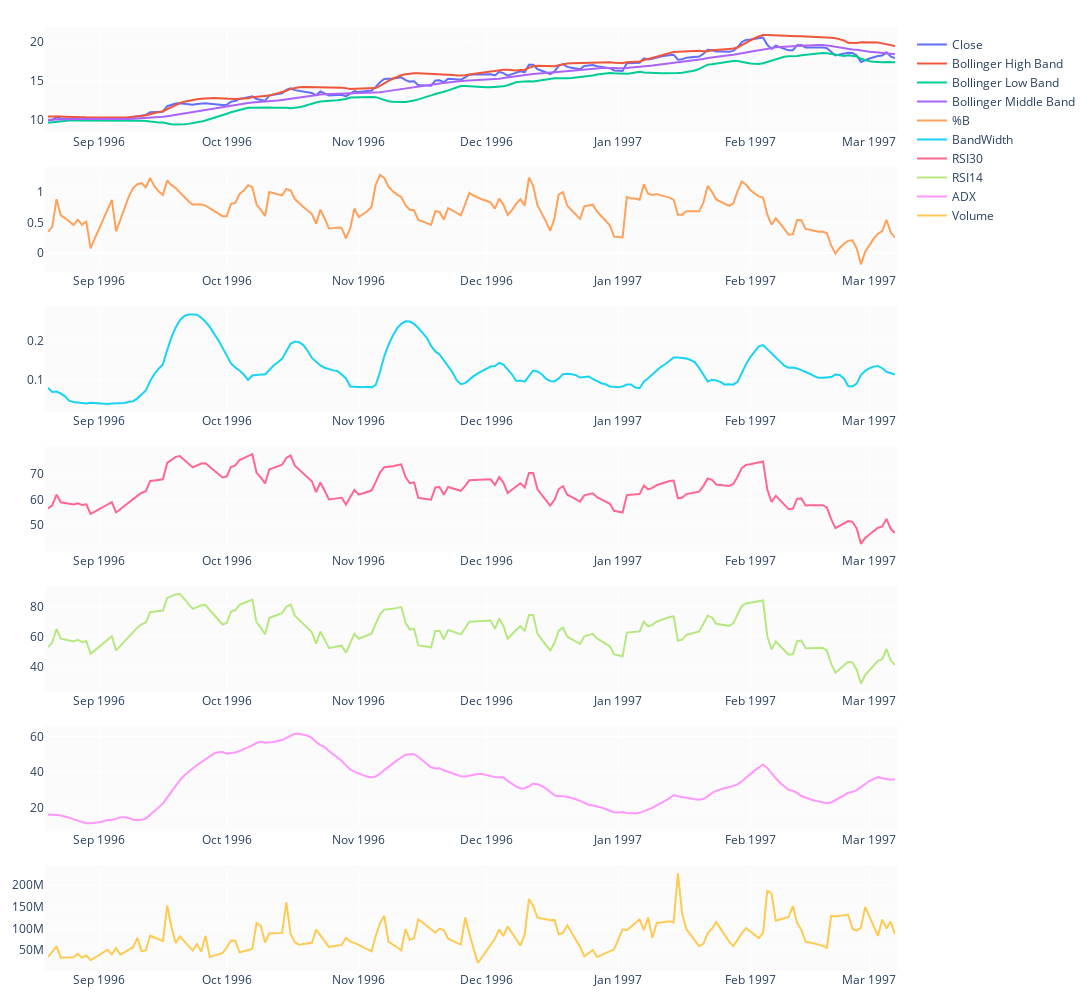

The notebook cell saved with this chart:
### Markdown cell above
#### Visualize

### Code cell
start = 6000
vdf = df[start:start+200]

fig = make_subplots(rows=7, cols=1)
fig.add_trace(go.Scatter(x=vdf.Date, y=vdf.Close, name='Close'), row=1, col=1)
fig.add_trace(go.Scatter(x=vdf.Date, y=vdf.HB, name='Bollinger High Band'), row=1, col=1)
fig.add_trace(go.Scatter(x=vdf.Date, y=vdf.LB, name='Bollinger Low Band'), row=1, col=1)
fig.add_trace(go.Scatter(x=vdf.Date, y=vdf.MB, name='Bollinger Middle Band'), row=1, col=1)
fig.add_trace(go.Scatter(x=vdf.Date, y=vdf['%B'], name='%B'), row=2, col=1)
fig.add_trace(go.Scatter(x=vdf.Date, y=vdf.BBBandWidth, name='BandWidth'), row=3, col=1)
fig.add_trace(go.Scatter(x=vdf.Date, y=vdf.RSI30, name='RSI30'), row=4, col=1)
fig.add_trace(go.Scatter(x=vdf.Date, y=vdf.RSI14, name='RSI14'), row=5, col=1)
fig.add_trace(go.Scatter(x=vdf.Date, y=vdf.ADX, name='ADX'), row=6, col=1)
fig.add_trace(go.Scatter(x=vdf.Date, y=vdf.Volume, name='Volume'), row=7, col=1)

fig.update_layout(
    autosize=False,
    width=1500,
    height=1000,
    margin=dict(l=30,r=30,b=30,
                t=30,pad=3
                ),
    paper_bgcolor="White",
)

### Figure 1 — Plotly figure (JSON) as saved in the notebook; plotly's stock layout.template omitted (floating-point values rounded to 4 significant figures; data arrays with more than 128 entries replaced by an {"elided": "..."} marker saying what was removed)
{"data": [{"name": "Close", "type": "scatter", "x": {"elided": "200 str values"}, "xaxis": "x", "y": {"elided": "200 float values"}, "yaxis": "y"}, {"name": "Bollinger High Band", "type": "scatter", "x": {"elided": "200 str values"}, "xaxis": "x", "y": {"elided": "200 float values"}, "yaxis": "y"}, {"name": "Bollinger Low Band", "type": "scatter", "x": {"elided": "200 str values"}, "xaxis": "x", "y": {"elided": "200 float values"}, "yaxis": "y"}, {"name": "Bollinger Middle Band", "type": "scatter", "x": {"elided": "200 str values"}, "xaxis": "x", "y": {"elided": "200 float values"}, "yaxis": "y"}, {"name": "%B", "type": "scatter", "x": {"elided": "200 str values"}, "xaxis": "x2", "y": {"elided": "200 float values"}, "yaxis": "y2"}, {"name": "BandWidth", "type": "scatter", "x": {"elided": "200 str values"}, "xaxis": "x3", "y": {"elided": "200 float values"}, "yaxis": "y3"}, {"name": "RSI30", "type": "scatter", "x": {"elided": "200 str values"}, "xaxis": "x4", "y": {"elided": "200 float values"}, "yaxis": "y4"}, {"name": "RSI14", "type": "scatter", "x": {"elided": "200 str values"}, "xaxis": "x5", "y": {"elided": "200 float values"}, "yaxis": "y5"}, {"name": "ADX", "type": "scatter", "x": {"elided": "200 str values"}, "xaxis": "x6", "y": {"elided": "200 float values"}, "yaxis": "y6"}, {"name": "Volume", "type": "scatter", "x": {"elided": "200 str values"}, "xaxis": "x7", "y": {"elided": "200 float values"}, "yaxis": "y7"}], "layout": {"autosize": false, "height": 1000, "margin": {"b": 30, "l": 30, "pad": 3, "r": 30, "t": 30}, "paper_bgcolor": "White", "width": 1500, "xaxis": {"anchor": "y", "domain": [0, 1]}, "xaxis2": {"anchor": "y2", "domain": [0, 1]}, "xaxis3": {"anchor": "y3", "domain": [0, 1]}, "xaxis4": {"anchor": "y4", "domain": [0, 1]}, "xaxis5": {"anchor": "y5", "domain": [0, 1]}, "xaxis6": {"anchor": "y6", "domain": [0, 1]}, "xaxis7": {"anchor": "y7", "domain": [0, 1]}, "yaxis": {"anchor": "x", "domain": [0.8939, 1]}, "yaxis2": {"anchor": "x2", "domain": [0.7449, 0.851]}, "yaxis3": {"anchor": "x3", "domain": [0.5959, 0.702]}, "yaxis4": {"anchor": "x4", "domain": [0.4469, 0.5531]}, "yaxis5": {"anchor": "x5", "domain": [0.298, 0.4041]}, "yaxis6": {"anchor": "x6", "domain": [0.149, 0.2551]}, "yaxis7": {"anchor": "x7", "domain": [0, 0.1061]}}}
